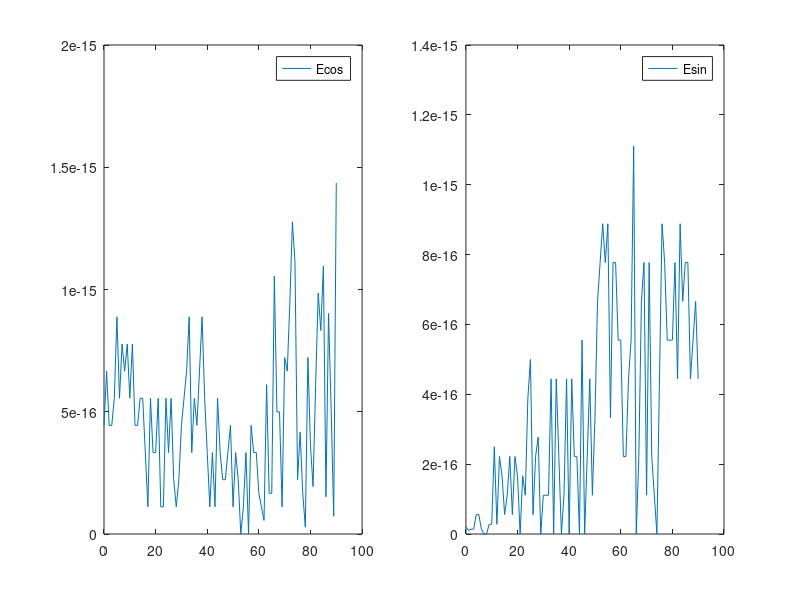

The MATLAB source for this figure:
clear all
close all

%fichier1 = input("cosinus.txt");
%fichier2 = input("sinus.txt");

Eps_cos = load("cosinus.txt")
Eps_sin = load("sinus.txt");
A = (0:90);
Phi = A';

subplot(1,2,1);
plot(Phi,Eps_cos);
legend("Ecos")
hold
subplot(1,2,2);
plot(Phi,Eps_sin);
legend("Esin");